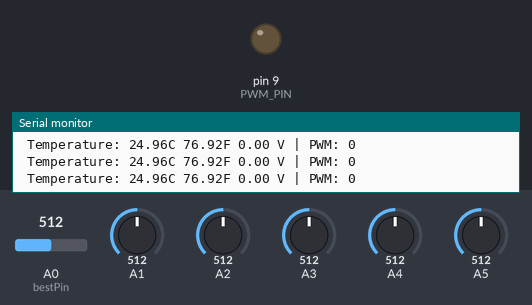
Simulated run of this sketch. Board: Arduino Uno, built with avr-gcc and run on an emulated ATmega328P. On the bench: output pins drawn as LEDs (lit = HIGH), the last lines printed to the serial monitor. The inputs (shaded band) are chosen by the test bench; at power-on: A0 (bestPin) = 512, A1 = 512, A2 = 512, A3 = 512, A4 = 512, A5 = 512.

Above: at 1.3 s.
1.4 s: A0 (bestPin) set to 716
At 1.8 s:
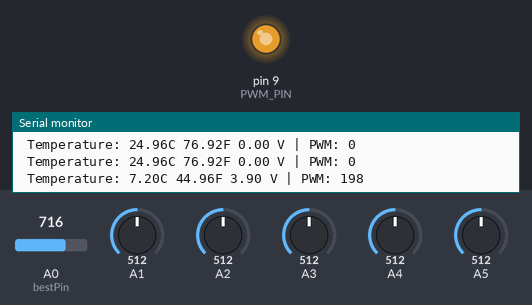
3.0 s: A1 set to 862
At 3.5 s:
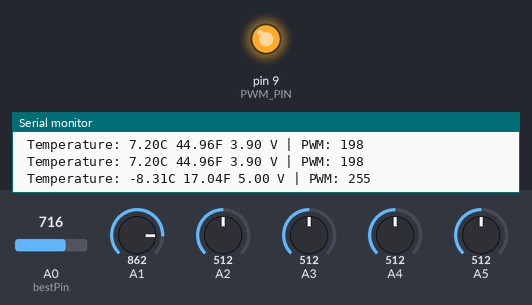
6.0 s: A1 set to 875
Timing chart, 0 to 9.0 s (numbered marks = the images above; inputs shaded):
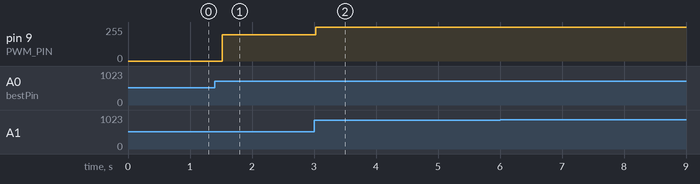

The sketch:

Bird_Thermisters_Multiple_NTC_Sensors.ino
```cpp
//Picks the coldest temperature reading from sensor A0-A6
// Output voltage 0-5v for 15-5 oC. As temperature drops from 15C to 5C, voltage increases from 0v to 5v.
// Example: 15,14,13,...,5 = 0,0.5,1,...,5v

#define RT0 10000  //
#define B 3977     //  K
#define VCC 5    //Supply  voltage
#define R 10000  //R=10K
#define PWM_PIN 9 //PWM output pin

//Variables
float RT, VR, ln, TX, T0, VRT;
float Vout;
int pwmValue;

// Adjustable mapping parameters
float T_low  = 5.0;   // °C → 5V
float T_high = 15.0;  // °C → 0V
float V_high = 5.0;
float V_low  = 0.0;


float mapTemperatureToVoltage(float T) {
  float V = V_high + (T - T_low) * (V_low - V_high) / (T_high - T_low);

  // Clamp output
  if (V > V_high) V = V_high;
  if (V < V_low)  V = V_low;

  return V;
}

void setup() {
  Serial.begin(9600);
  pinMode(PWM_PIN, OUTPUT);
  T0 = 25 + 273.15;  //Temperature  T0 from datasheet, conversion from Celsius to kelvin
}

void loop() {

  // Find lowest temperature sensor among A0-A5
  int bestPin = A0;
  float bestTemp = 9999.0;

  for (int pin = A0; pin <= A5; pin++) {

    //Temperature (same math, just applied to each pin)
    VRT = analogRead(pin);
    VRT = (5.00 / 1023.00) * VRT;
    VR = VCC - VRT;
    RT = VRT / (VR / R);
    ln = log(RT / RT0);
    TX = (1 / ((ln / B) + (1 / T0)));
    TX = TX - 273.15;

    if (TX < bestTemp) {
      bestTemp = TX;
      bestPin = pin;
    }
  }

  // Use the lowest temperature reading
  TX = bestTemp;

  Vout = mapTemperatureToVoltage(TX);

  // Convert to PWM
  pwmValue = (int)((Vout / 5.0) * 255.0);
  analogWrite(PWM_PIN, pwmValue);

  //debug output
  Serial.print("\ Temperature:");
  Serial.print("\ ");
  Serial.print(TX);
  Serial.print("C\ ");
  Serial.print((TX * 1.8) + 32);  //Conversion to Fahrenheit
  Serial.print("F\ ");

  Serial.print(Vout);
  Serial.print(" V | PWM: ");
  Serial.println(pwmValue);

  delay(500);
}
```

Measured:
- after the input at 1.4 s, pin 9 (PWM_PIN): 0/255 → 198/255 after 0.12 s
- after the input at 3.0 s, pin 9 (PWM_PIN): 198/255 → 255/255 at once
